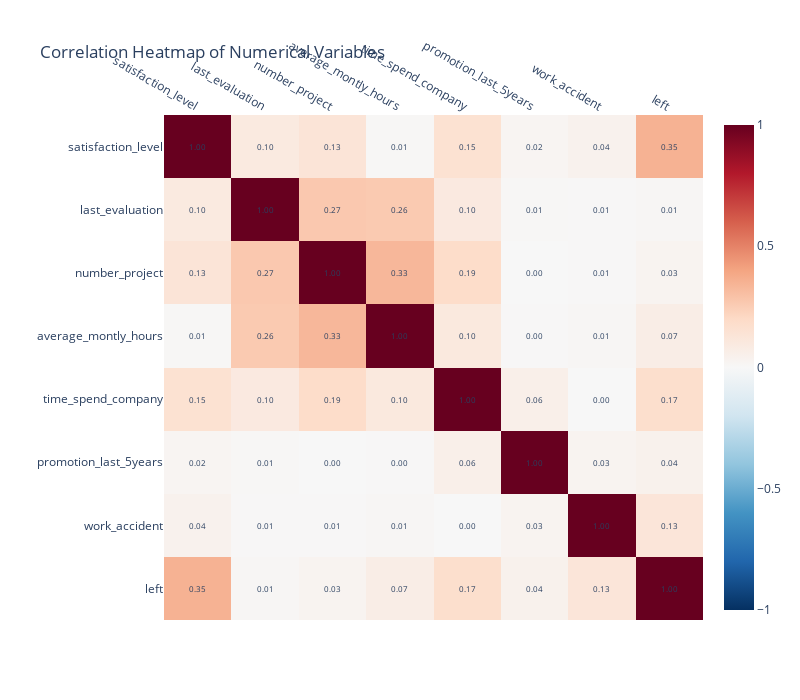

This figure's notebook cell:
### Code cell
import plotly.express as px
import numpy as np

# Calculate the correlation matrix
correlation_matrix = np.abs(data_numerical.corr())

# Create the heatmap using Plotly Express
fig = px.imshow(correlation_matrix,
                x=correlation_matrix.columns,
                y=correlation_matrix.columns,
                color_continuous_scale='RdBu_r',  # Red-Blue diverging color scale
                zmin=-1,
                zmax=1,
                aspect="auto",
                title='Correlation Heatmap of Numerical Variables')

# Update the layout for better readability
fig.update_layout(
    xaxis_title="",
    yaxis_title="",
    xaxis={'side': 'top'},  # Move x-axis labels to the top
    width=800,
    height=700
)

# Add correlation values as text annotations
for i, row in enumerate(correlation_matrix.values):
    for j, value in enumerate(row):
        fig.add_annotation(
            x=correlation_matrix.columns[j],
            y=correlation_matrix.columns[i],
            text=f"{value:.2f}",
            showarrow=False,
            font=dict(size=8)
        )

# Show the plot
fig.show()

### Figure 1 — Plotly figure (JSON) as saved in the notebook; plotly's stock layout.template omitted (floating-point values rounded to 4 significant figures)
{"data": [{"coloraxis": "coloraxis", "hovertemplate": "x: %{x}<br>y: %{y}<br>color: %{z}<extra></extra>", "name": "0", "type": "heatmap", "x": ["satisfaction_level", "last_evaluation", "number_project", "average_montly_hours", "time_spend_company", "promotion_last_5years", "work_accident", "left"], "xaxis": "x", "y": ["satisfaction_level", "last_evaluation", "number_project", "average_montly_hours", "time_spend_company", "promotion_last_5years", "work_accident", "left"], "yaxis": "y", "z": [[1, 0.09519, 0.1332, 0.006252, 0.1529, 0.01979, 0.03994, 0.3506], [0.09519, 1, 0.2703, 0.2647, 0.09683, 0.007206, 0.005695, 0.01352], [0.1332, 0.2703, 1, 0.3315, 0.1888, 0.0005441, 0.005612, 0.03093], [0.006252, 0.2647, 0.3315, 1, 0.1029, 0.004964, 0.01286, 0.07041], [0.1529, 0.09683, 0.1888, 0.1029, 1, 0.05683, 2.533e-06, 0.1733], [0.01979, 0.007206, 0.0005441, 0.004964, 0.05683, 1, 0.02985, 0.04466], [0.03994, 0.005695, 0.005612, 0.01286, 2.533e-06, 0.02985, 1, 0.1254], [0.3506, 0.01352, 0.03093, 0.07041, 0.1733, 0.04466, 0.1254, 1]]}], "layout": {"annotations": [{"font": {"size": 8}, "showarrow": false, "text": "1.00", "x": "satisfaction_level", "y": "satisfaction_level"}, {"font": {"size": 8}, "showarrow": false, "text": "0.10", "x": "last_evaluation", "y": "satisfaction_level"}, {"font": {"size": 8}, "showarrow": false, "text": "0.13", "x": "number_project", "y": "satisfaction_level"}, {"font": {"size": 8}, "showarrow": false, "text": "0.01", "x": "average_montly_hours", "y": "satisfaction_level"}, {"font": {"size": 8}, "showarrow": false, "text": "0.15", "x": "time_spend_company", "y": "satisfaction_level"}, {"font": {"size": 8}, "showarrow": false, "text": "0.02", "x": "promotion_last_5years", "y": "satisfaction_level"}, {"font": {"size": 8}, "showarrow": false, "text": "0.04", "x": "work_accident", "y": "satisfaction_level"}, {"font": {"size": 8}, "showarrow": false, "text": "0.35", "x": "left", "y": "satisfaction_level"}, {"font": {"size": 8}, "showarrow": false, "text": "0.10", "x": "satisfaction_level", "y": "last_evaluation"}, {"font": {"size": 8}, "showarrow": false, "text": "1.00", "x": "last_evaluation", "y": "last_evaluation"}, {"font": {"size": 8}, "showarrow": false, "text": "0.27", "x": "number_project", "y": "last_evaluation"}, {"font": {"size": 8}, "showarrow": false, "text": "0.26", "x": "average_montly_hours", "y": "last_evaluation"}, {"font": {"size": 8}, "showarrow": false, "text": "0.10", "x": "time_spend_company", "y": "last_evaluation"}, {"font": {"size": 8}, "showarrow": false, "text": "0.01", "x": "promotion_last_5years", "y": "last_evaluation"}, {"font": {"size": 8}, "showarrow": false, "text": "0.01", "x": "work_accident", "y": "last_evaluation"}, {"font": {"size": 8}, "showarrow": false, "text": "0.01", "x": "left", "y": "last_evaluation"}, {"font": {"size": 8}, "showarrow": false, "text": "0.13", "x": "satisfaction_level", "y": "number_project"}, {"font": {"size": 8}, "showarrow": false, "text": "0.27", "x": "last_evaluation", "y": "number_project"}, {"font": {"size": 8}, "showarrow": false, "text": "1.00", "x": "number_project", "y": "number_project"}, {"font": {"size": 8}, "showarrow": false, "text": "0.33", "x": "average_montly_hours", "y": "number_project"}, {"font": {"size": 8}, "showarrow": false, "text": "0.19", "x": "time_spend_company", "y": "number_project"}, {"font": {"size": 8}, "showarrow": false, "text": "0.00", "x": "promotion_last_5years", "y": "number_project"}, {"font": {"size": 8}, "showarrow": false, "text": "0.01", "x": "work_accident", "y": "number_project"}, {"font": {"size": 8}, "showarrow": false, "text": "0.03", "x": "left", "y": "number_project"}, {"font": {"size": 8}, "showarrow": false, "text": "0.01", "x": "satisfaction_level", "y": "average_montly_hours"}, {"font": {"size": 8}, "showarrow": false, "text": "0.26", "x": "last_evaluation", "y": "average_montly_hours"}, {"font": {"size": 8}, "showarrow": false, "text": "0.33", "x": "number_project", "y": "average_montly_hours"}, {"font": {"size": 8}, "showarrow": false, "text": "1.00", "x": "average_montly_hours", "y": "average_montly_hours"}, {"font": {"size": 8}, "showarrow": false, "text": "0.10", "x": "time_spend_company", "y": "average_montly_hours"}, {"font": {"size": 8}, "showarrow": false, "text": "0.00", "x": "promotion_last_5years", "y": "average_montly_hours"}, {"font": {"size": 8}, "showarrow": false, "text": "0.01", "x": "work_accident", "y": "average_montly_hours"}, {"font": {"size": 8}, "showarrow": false, "text": "0.07", "x": "left", "y": "average_montly_hours"}, {"font": {"size": 8}, "showarrow": false, "text": "0.15", "x": "satisfaction_level", "y": "time_spend_company"}, {"font": {"size": 8}, "showarrow": false, "text": "0.10", "x": "last_evaluation", "y": "time_spend_company"}, {"font": {"size": 8}, "showarrow": false, "text": "0.19", "x": "number_project", "y": "time_spend_company"}, {"font": {"size": 8}, "showarrow": false, "text": "0.10", "x": "average_montly_hours", "y": "time_spend_company"}, {"font": {"size": 8}, "showarrow": false, "text": "1.00", "x": "time_spend_company", "y": "time_spend_company"}, {"font": {"size": 8}, "showarrow": false, "text": "0.06", "x": "promotion_last_5years", "y": "time_spend_company"}, {"font": {"size": 8}, "showarrow": false, "text": "0.00", "x": "work_accident", "y": "time_spend_company"}, {"font": {"size": 8}, "showarrow": false, "text": "0.17", "x": "left", "y": "time_spend_company"}, {"font": {"size": 8}, "showarrow": false, "text": "0.02", "x": "satisfaction_level", "y": "promotion_last_5years"}, {"font": {"size": 8}, "showarrow": false, "text": "0.01", "x": "last_evaluation", "y": "promotion_last_5years"}, {"font": {"size": 8}, "showarrow": false, "text": "0.00", "x": "number_project", "y": "promotion_last_5years"}, {"font": {"size": 8}, "showarrow": false, "text": "0.00", "x": "average_montly_hours", "y": "promotion_last_5years"}, {"font": {"size": 8}, "showarrow": false, "text": "0.06", "x": "time_spend_company", "y": "promotion_last_5years"}, {"font": {"size": 8}, "showarrow": false, "text": "1.00", "x": "promotion_last_5years", "y": "promotion_last_5years"}, {"font": {"size": 8}, "showarrow": false, "text": "0.03", "x": "work_accident", "y": "promotion_last_5years"}, {"font": {"size": 8}, "showarrow": false, "text": "0.04", "x": "left", "y": "promotion_last_5years"}, {"font": {"size": 8}, "showarrow": false, "text": "0.04", "x": "satisfaction_level", "y": "work_accident"}, {"font": {"size": 8}, "showarrow": false, "text": "0.01", "x": "last_evaluation", "y": "work_accident"}, {"font": {"size": 8}, "showarrow": false, "text": "0.01", "x": "number_project", "y": "work_accident"}, {"font": {"size": 8}, "showarrow": false, "text": "0.01", "x": "average_montly_hours", "y": "work_accident"}, {"font": {"size": 8}, "showarrow": false, "text": "0.00", "x": "time_spend_company", "y": "work_accident"}, {"font": {"size": 8}, "showarrow": false, "text": "0.03", "x": "promotion_last_5years", "y": "work_accident"}, {"font": {"size": 8}, "showarrow": false, "text": "1.00", "x": "work_accident", "y": "work_accident"}, {"font": {"size": 8}, "showarrow": false, "text": "0.13", "x": "left", "y": "work_accident"}, {"font": {"size": 8}, "showarrow": false, "text": "0.35", "x": "satisfaction_level", "y": "left"}, {"font": {"size": 8}, "showarrow": false, "text": "0.01", "x": "last_evaluation", "y": "left"}, {"font": {"size": 8}, "showarrow": false, "text": "0.03", "x": "number_project", "y": "left"}, {"font": {"size": 8}, "showarrow": false, "text": "0.07", "x": "average_montly_hours", "y": "left"}, {"font": {"size": 8}, "showarrow": false, "text": "0.17", "x": "time_spend_company", "y": "left"}, {"font": {"size": 8}, "showarrow": false, "text": "0.04", "x": "promotion_last_5years", "y": "left"}, {"font": {"size": 8}, "showarrow": false, "text": "0.13", "x": "work_accident", "y": "left"}, {"font": {"size": 8}, "showarrow": false, "text": "1.00", "x": "left", "y": "left"}], "coloraxis": {"cmax": 1, "cmin": -1, "colorscale": [[0, "rgb(5,48,97)"], [0.1, "rgb(33,102,172)"], [0.2, "rgb(67,147,195)"], [0.3, "rgb(146,197,222)"], [0.4, "rgb(209,229,240)"], [0.5, "rgb(247,247,247)"], [0.6, "rgb(253,219,199)"], [0.7, "rgb(244,165,130)"], [0.8, "rgb(214,96,77)"], [0.9, "rgb(178,24,43)"], [1, "rgb(103,0,31)"]]}, "height": 700, "title": {"text": "Correlation Heatmap of Numerical Variables"}, "width": 800, "xaxis": {"anchor": "y", "domain": [0, 1], "side": "top", "title": {"text": ""}}, "yaxis": {"anchor": "x", "autorange": "reversed", "domain": [0, 1], "title": {"text": ""}}}}
